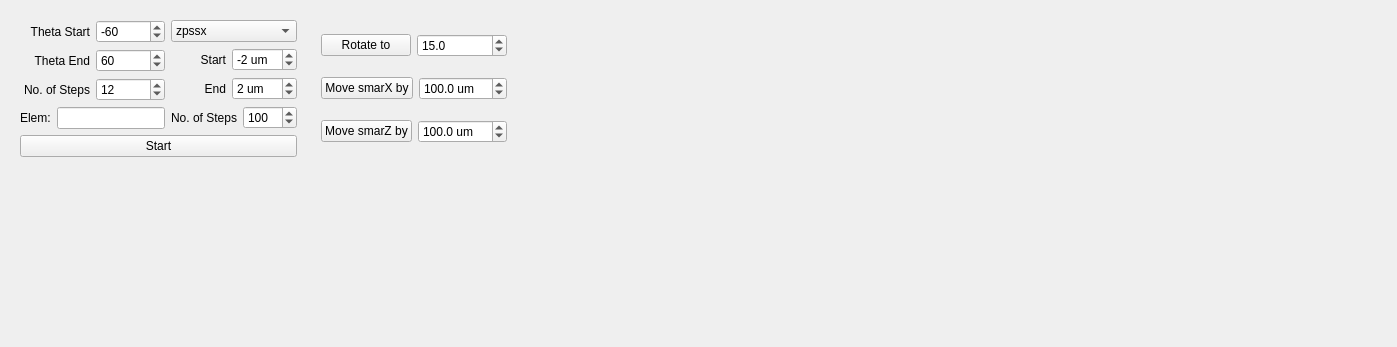
          <widget class="QWidget" name="page_5">
           <property name="geometry">
            <rect>
             <x>0</x>
             <y>0</y>
             <width>1397</width>
             <height>347</height>
            </rect>
           </property>
           <attribute name="label">
            <string>Align Rotation Center</string>
           </attribute>
           <layout class="QGridLayout" name="gridLayout_66">
            <item row="0" column="0">
             <layout class="QGridLayout" name="gridLayout_65">
              <item row="0" column="0">
               <widget class="QWidget" name="widget_7" native="true">
                <layout class="QGridLayout" name="gridLayout_63">
                 <item row="0" column="0">
                  <layout class="QGridLayout" name="gridLayout_64">
                   <item row="0" column="0">
                    <layout class="QVBoxLayout" name="verticalLayout_41">
                     <item>
                      <layout class="QVBoxLayout" name="verticalLayout_42">
                       <item>
                        <layout class="QHBoxLayout" name="horizontalLayout_66">
                         <item>
                          <widget class="QLabel" name="label_103">
                           <property name="text">
                            <string>Theta Start</string>
                           </property>
                           <property name="alignment">
                            <set>Qt::AlignRight|Qt::AlignTrailing|Qt::AlignVCenter</set>
                           </property>
                          </widget>
                         </item>
                         <item>
                          <widget class="QSpinBox" name="spinBox_13">
                           <property name="sizePolicy">
                            <sizepolicy hsizetype="Minimum" vsizetype="Fixed">
                             <horstretch>0</horstretch>
                             <verstretch>0</verstretch>
                            </sizepolicy>
                           </property>
                           <property name="suffix">
                            <string/>
                           </property>
                           <property name="minimum">
                            <number>-120</number>
                           </property>
                           <property name="maximum">
                            <number>120</number>
                           </property>
                           <property name="singleStep">
                            <number>10</number>
                           </property>
                           <property name="value">
                            <number>-60</number>
                           </property>
                           <property name="displayIntegerBase">
                            <number>10</number>
                           </property>
                          </widget>
                         </item>
                        </layout>
                       </item>
                       <item>
                        <layout class="QHBoxLayout" name="horizontalLayout_67">
                         <item>
                          <widget class="QLabel" name="label_104">
                           <property name="text">
                            <string>Theta End</string>
                           </property>
                           <property name="alignment">
                            <set>Qt::AlignRight|Qt::AlignTrailing|Qt::AlignVCenter</set>
                           </property>
                          </widget>
                         </item>
                         <item>
                          <widget class="QSpinBox" name="spinBox_16">
                           <property name="sizePolicy">
                            <sizepolicy hsizetype="Minimum" vsizetype="Fixed">
                             <horstretch>0</horstretch>
                             <verstretch>0</verstretch>
                            </sizepolicy>
                           </property>
                           <property name="suffix">
                            <string/>
                           </property>
                           <property name="minimum">
                            <number>-120</number>
                           </property>
                           <property name="maximum">
                            <number>120</number>
                           </property>
                           <property name="singleStep">
                            <number>10</number>
                           </property>
                           <property name="value">
                            <number>60</number>
                           </property>
                          </widget>
                         </item>
                        </layout>
                       </item>
                       <item>
                        <layout class="QHBoxLayout" name="horizontalLayout_70">
                         <item>
                          <widget class="QLabel" name="label_107">
                           <property name="text">
                            <string>No. of Steps</string>
                           </property>
                           <property name="alignment">
                            <set>Qt::AlignRight|Qt::AlignTrailing|Qt::AlignVCenter</set>
                           </property>
                          </widget>
                         </item>
                         <item>
                          <widget class="QSpinBox" name="spinBox_17">
                           <property name="sizePolicy">
                            <sizepolicy hsizetype="Minimum" vsizetype="Fixed">
                             <horstretch>0</horstretch>
                             <verstretch>0</verstretch>
                            </sizepolicy>
                           </property>
                           <property name="suffix">
                            <string/>
                           </property>
                           <property name="minimum">
                            <number>1</number>
                           </property>
                           <property name="maximum">
                            <number>100</number>
                           </property>
                           <property name="value">
                            <number>12</number>
                           </property>
                          </widget>
                         </item>
                        </layout>
                       </item>
                      </layout>
                     </item>
                     <item>
                      <layout class="QHBoxLayout" name="horizontalLayout_71">
                       <item>
                        <widget class="QLabel" name="label_98">
                         <property name="text">
                          <string>Elem:</string>
                         </property>
                        </widget>
                       </item>
                       <item>
                        <widget class="QLineEdit" name="lineEdit_4">
                         <property name="sizePolicy">
                          <sizepolicy hsizetype="Preferred" vsizetype="Fixed">
                           <horstretch>0</horstretch>
                           <verstretch>0</verstretch>
                          </sizepolicy>
                         </property>
                        </widget>
                       </item>
                      </layout>
                     </item>
                    </layout>
                   </item>
                   <item row="0" column="1">
                    <layout class="QVBoxLayout" name="verticalLayout_43">
                     <item>
                      <widget class="QComboBox" name="comboBox_2">
                       <item>
                        <property name="text">
                         <string>zpssx</string>
                        </property>
                       </item>
                       <item>
                        <property name="text">
                         <string>zpssy</string>
                        </property>
                       </item>
                       <item>
                        <property name="text">
                         <string>zpssz</string>
                        </property>
                       </item>
                      </widget>
                     </item>
                     <item>
                      <layout class="QHBoxLayout" name="horizontalLayout_72">
                       <item>
                        <widget class="QLabel" name="label_108">
                         <property name="text">
                          <string>Start</string>
                         </property>
                         <property name="alignment">
                          <set>Qt::AlignRight|Qt::AlignTrailing|Qt::AlignVCenter</set>
                         </property>
                        </widget>
                       </item>
                       <item>
                        <widget class="QSpinBox" name="spinBox_18">
                         <property name="sizePolicy">
                          <sizepolicy hsizetype="Preferred" vsizetype="Fixed">
                           <horstretch>0</horstretch>
                           <verstretch>0</verstretch>
                          </sizepolicy>
                         </property>
                         <property name="suffix">
                          <string> um</string>
                         </property>
                         <property name="minimum">
                          <number>-15</number>
                         </property>
                         <property name="maximum">
                          <number>15</number>
                         </property>
                         <property name="singleStep">
                          <number>2</number>
                         </property>
                         <property name="value">
                          <number>-2</number>
                         </property>
                        </widget>
                       </item>
                      </layout>
                     </item>
                     <item>
                      <layout class="QHBoxLayout" name="horizontalLayout_73">
                       <item>
                        <widget class="QLabel" name="label_109">
                         <property name="text">
                          <string>End</string>
                         </property>
                         <property name="alignment">
                          <set>Qt::AlignRight|Qt::AlignTrailing|Qt::AlignVCenter</set>
                         </property>
                        </widget>
                       </item>
                       <item>
                        <widget class="QSpinBox" name="spinBox_19">
                         <property name="sizePolicy">
                          <sizepolicy hsizetype="Preferred" vsizetype="Fixed">
                           <horstretch>0</horstretch>
                           <verstretch>0</verstretch>
                          </sizepolicy>
                         </property>
                         <property name="suffix">
                          <string> um</string>
                         </property>
                         <property name="minimum">
                          <number>-15</number>
                         </property>
                         <property name="maximum">
                          <number>15</number>
                         </property>
                         <property name="singleStep">
                          <number>2</number>
                         </property>
                         <property name="value">
                          <number>2</number>
                         </property>
                        </widget>
                       </item>
                      </layout>
                     </item>
                     <item>
                      <layout class="QHBoxLayout" name="horizontalLayout_74">
                       <item>
                        <widget class="QLabel" name="label_110">
                         <property name="text">
                          <string>No. of Steps</string>
                         </property>
                         <property name="alignment">
                          <set>Qt::AlignRight|Qt::AlignTrailing|Qt::AlignVCenter</set>
                         </property>
                        </widget>
                       </item>
                       <item>
                        <widget class="QSpinBox" name="spinBox_20">
                         <property name="sizePolicy">
                          <sizepolicy hsizetype="Preferred" vsizetype="Fixed">
                           <horstretch>0</horstretch>
                           <verstretch>0</verstretch>
                          </sizepolicy>
                         </property>
                         <property name="suffix">
                          <string/>
                         </property>
                         <property name="minimum">
                          <number>1</number>
                         </property>
                         <property name="maximum">
                          <number>1000</number>
                         </property>
                         <property name="value">
                          <number>100</number>
                         </property>
                        </widget>
                       </item>
                      </layout>
                     </item>
                    </layout>
                   </item>
                   <item row="1" column="0" colspan="2">
                    <widget class="QPushButton" name="pushButton_8">
                     <property name="sizePolicy">
                      <sizepolicy hsizetype="Expanding" vsizetype="Fixed">
                       <horstretch>0</horstretch>
                       <verstretch>0</verstretch>
                      </sizepolicy>
                     </property>
                     <property name="text">
                      <string>Start</string>
                     </property>
                    </widget>
                   </item>
                  </layout>
                 </item>
                </layout>
               </widget>
              </item>
              <item row="0" column="1">
               <widget class="QWidget" name="widget_8" native="true">
                <layout class="QGridLayout" name="gridLayout_62">
                 <item row="0" column="0">
                  <layout class="QHBoxLayout" name="horizontalLayout_79">
                   <item>
                    <widget class="QPushButton" name="pushButton_11">
                     <property name="text">
                      <string>Rotate to</string>
                     </property>
                    </widget>
                   </item>
                   <item>
                    <widget class="QDoubleSpinBox" name="doubleSpinBox_5">
                     <property name="suffix">
                      <string/>
                     </property>
                     <property name="decimals">
                      <number>1</number>
                     </property>
                     <property name="minimum">
                      <double>-120.000000000000000</double>
                     </property>
                     <property name="maximum">
                      <double>120.000000000000000</double>
                     </property>
                     <property name="singleStep">
                      <double>5.000000000000000</double>
                     </property>
                     <property name="value">
                      <double>15.000000000000000</double>
                     </property>
                    </widget>
                   </item>
                  </layout>
                 </item>
                 <item row="1" column="0">
                  <layout class="QHBoxLayout" name="horizontalLayout_77">
                   <item>
                    <widget class="QPushButton" name="pushButton_9">
                     <property name="text">
                      <string>Move smarX by</string>
                     </property>
                    </widget>
                   </item>
                   <item>
                    <widget class="QDoubleSpinBox" name="doubleSpinBox_3">
                     <property name="suffix">
                      <string> um</string>
                     </property>
                     <property name="decimals">
                      <number>1</number>
                     </property>
                     <property name="minimum">
                      <double>-1000.000000000000000</double>
                     </property>
                     <property name="maximum">
                      <double>1000.000000000000000</double>
                     </property>
                     <property name="value">
                      <double>100.000000000000000</double>
                     </property>
                    </widget>
                   </item>
                  </layout>
                 </item>
                 <item row="2" column="0">
                  <layout class="QHBoxLayout" name="horizontalLayout_78">
                   <item>
                    <widget class="QPushButton" name="pushButton_10">
                     <property name="text">
                      <string>Move smarZ by</string>
                     </property>
                    </widget>
                   </item>
                   <item>
                    <widget class="QDoubleSpinBox" name="doubleSpinBox_4">
                     <property name="suffix">
                      <string> um</string>
                     </property>
                     <property name="decimals">
                      <number>1</number>
                     </property>
                     <property name="minimum">
                      <double>-1000.000000000000000</double>
                     </property>
                     <property name="maximum">
                      <double>1000.000000000000000</double>
                     </property>
                     <property name="value">
                      <double>100.000000000000000</double>
                     </property>
                    </widget>
                   </item>
                  </layout>
                 </item>
                </layout>
               </widget>
              </item>
             </layout>
            </item>
            <item row="0" column="1">
             <spacer name="horizontalSpacer_8">
              <property name="orientation">
               <enum>Qt::Horizontal</enum>
              </property>
              <property name="sizeHint" stdset="0">
               <size>
                <width>637</width>
                <height>20</height>
               </size>
              </property>
             </spacer>
            </item>
            <item row="1" column="0">
             <spacer name="verticalSpacer_17">
              <property name="orientation">
               <enum>Qt::Vertical</enum>
              </property>
              <property name="sizeHint" stdset="0">
               <size>
                <width>20</width>
                <height>118</height>
               </size>
              </property>
             </spacer>
            </item>
           </layout>
          </widget>
